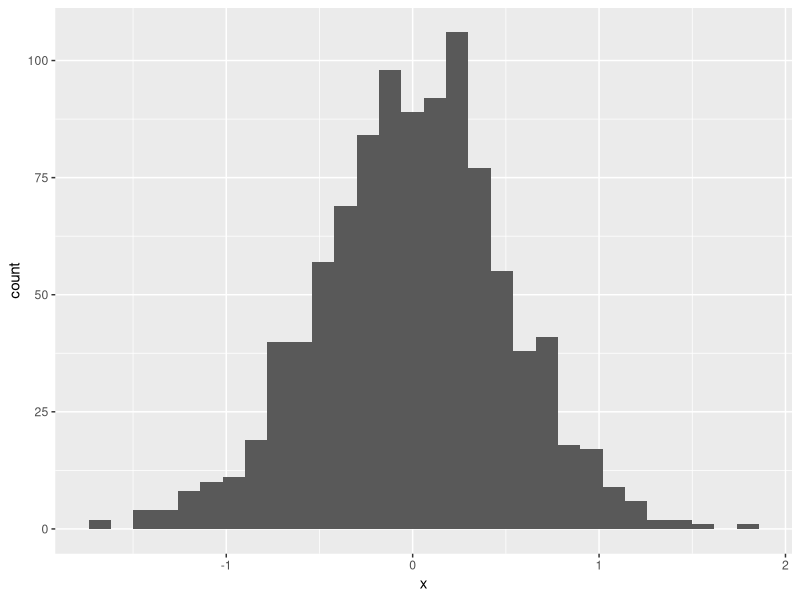
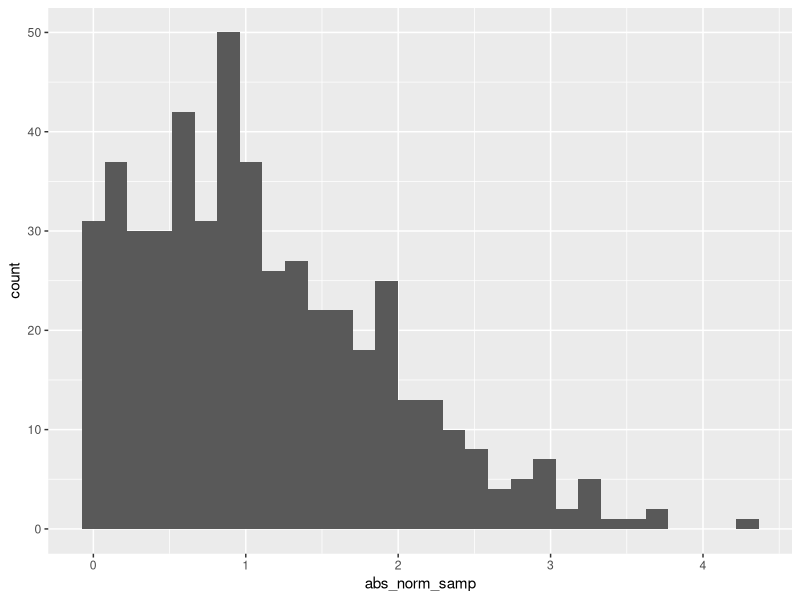

The R script that drew these images, in order:
## ---- chunk 1
library(tidyverse)
## ---- chunk 2
samp = rnorm(100)
length(samp)
## ---- chunk 3
plot_df = tibble(
  x = rnorm(1000, sd = .5),
  y = 1 + 2 * x + rnorm(1000)
)
## ---- chunk 4
ggplot(plot_df, aes(x = x)) + geom_histogram()
## ---- chunk 5
library(tidyverse)

la_df = tibble(
  norm_samp = rnorm(500, mean = 1),
  norm_samp_pos = norm_samp > 0,
  abs_norm_samp = abs(norm_samp)
)

ggplot(la_df, aes(x = abs_norm_samp)) + geom_histogram()

median_samp = median(pull(la_df, norm_samp))
